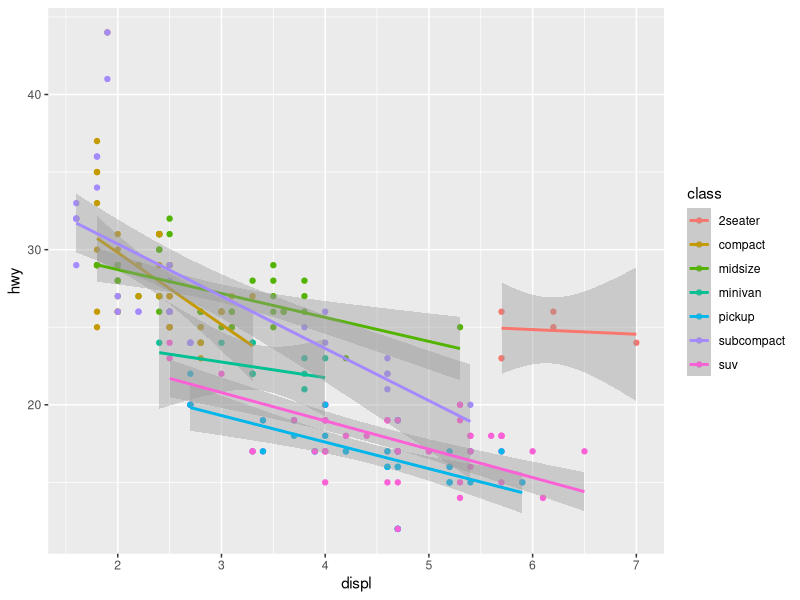
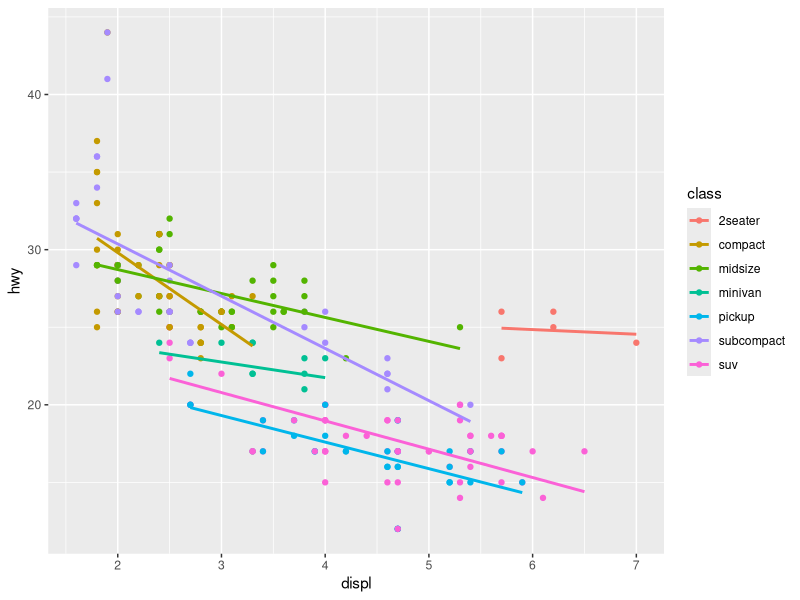
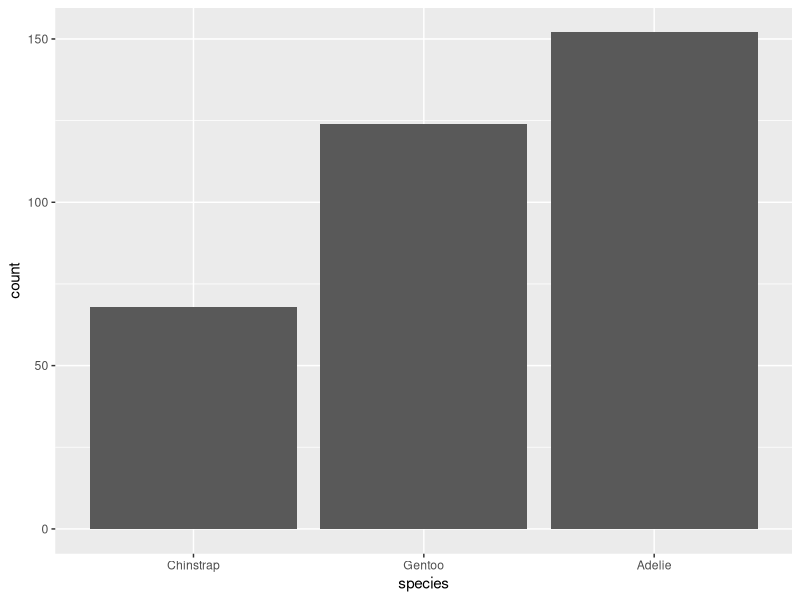
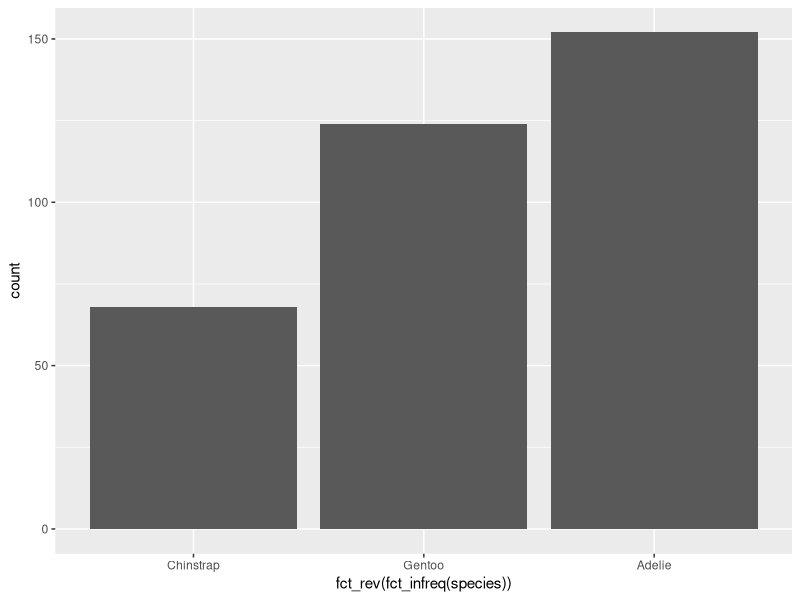
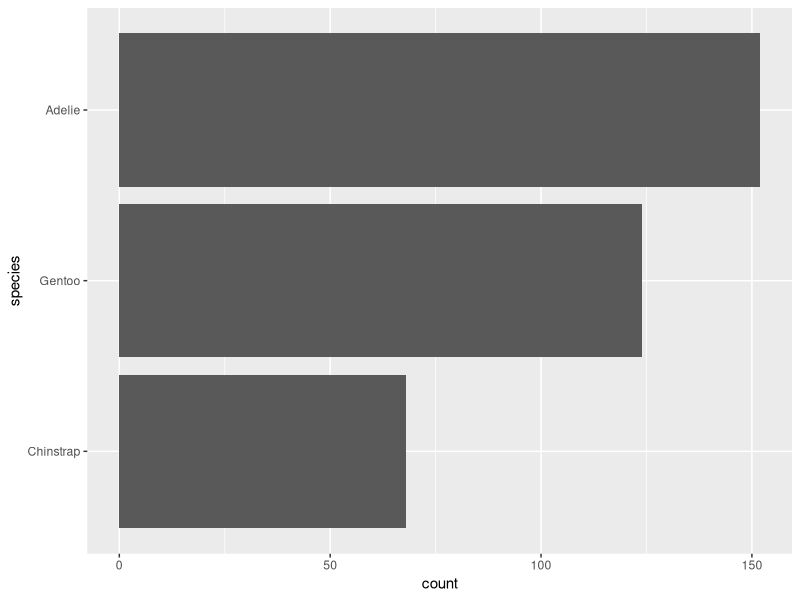
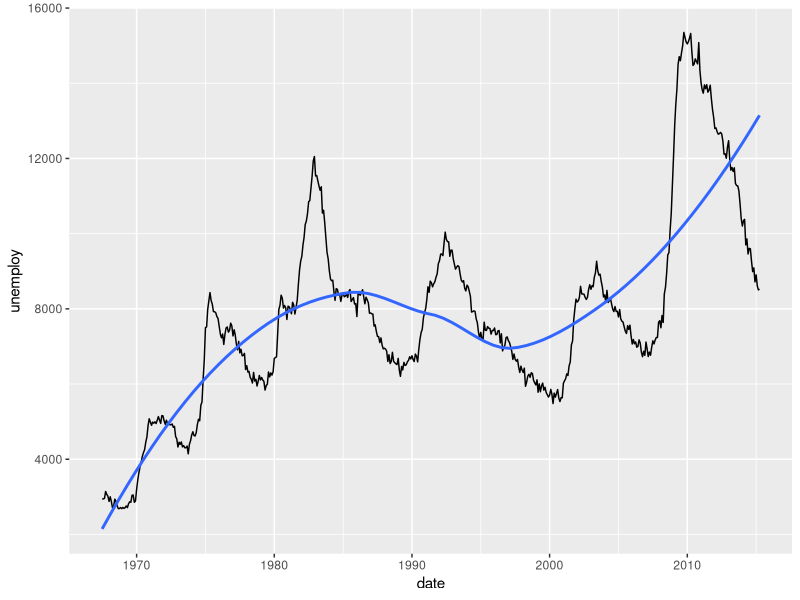
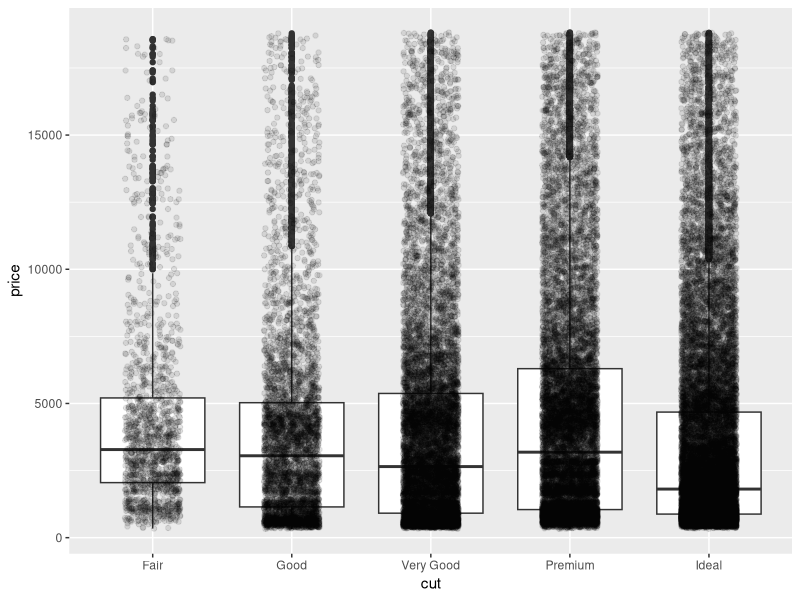
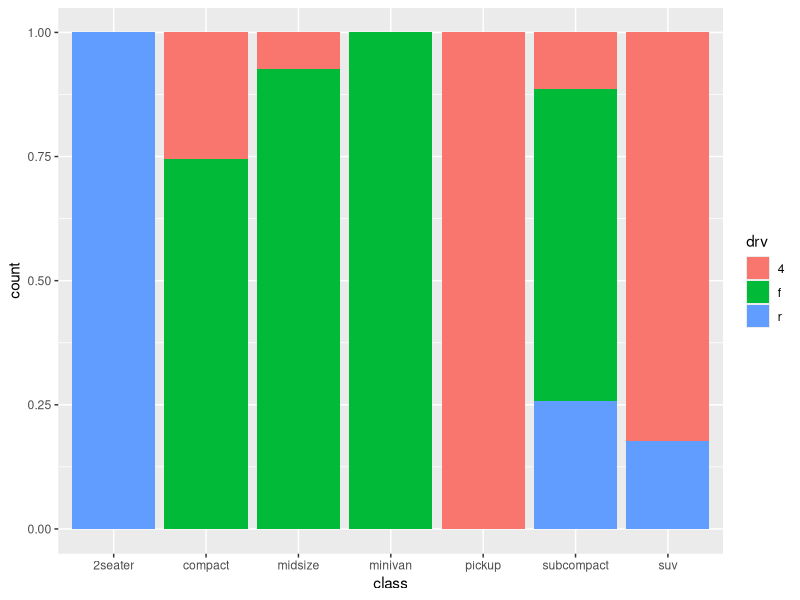

Reproduce these figures in R, in order.
## ---- chunk 1
library(ggplot2)
library(dplyr)
library(forcats)
library(palmerpenguins)   # for penguins dataset
## ---- chunk 2
ggplot(mpg, aes(x = displ, y = hwy, color = class)) +
  geom_point() +
  geom_smooth(method = "lm")


#You can turn off the confidence band, with se = FALSE
ggplot(mpg, aes(x = displ, y = hwy, color = class)) +
  geom_point() +
  geom_smooth(method = "lm", se = FALSE)
## ---- chunk 3
penguins |> 
  mutate(species = fct_rev(fct_infreq(species))) |> 
  ggplot(aes(species)) +
  geom_bar()


#or, you could do this:

penguins |> 
  ggplot(aes(fct_rev(fct_infreq(species)))) +
  geom_bar()



# Flip the coordinates so the bars run horizontally. 
penguins |> 
  mutate(species = fct_rev(fct_infreq(species))) |> 
  ggplot(aes(y = species)) +
  geom_bar()

## ---- chunk 4
ggplot(economics, aes(x = date, y = unemploy)) +
  geom_line() +
  geom_smooth(method = "loess", se = FALSE)
## ---- chunk 5
#alpha of 0.1 is the transparency factor
#width of 0.2 is the horizontal width of the data points: +/- 0.2units
ggplot(diamonds, aes(x = cut, y = price)) +
  geom_boxplot() +
  geom_jitter(alpha = 0.1, width = 0.2)
## ---- chunk 6
ggplot(mpg, aes(x = class, fill = drv)) +
  geom_bar(position = "fill")
